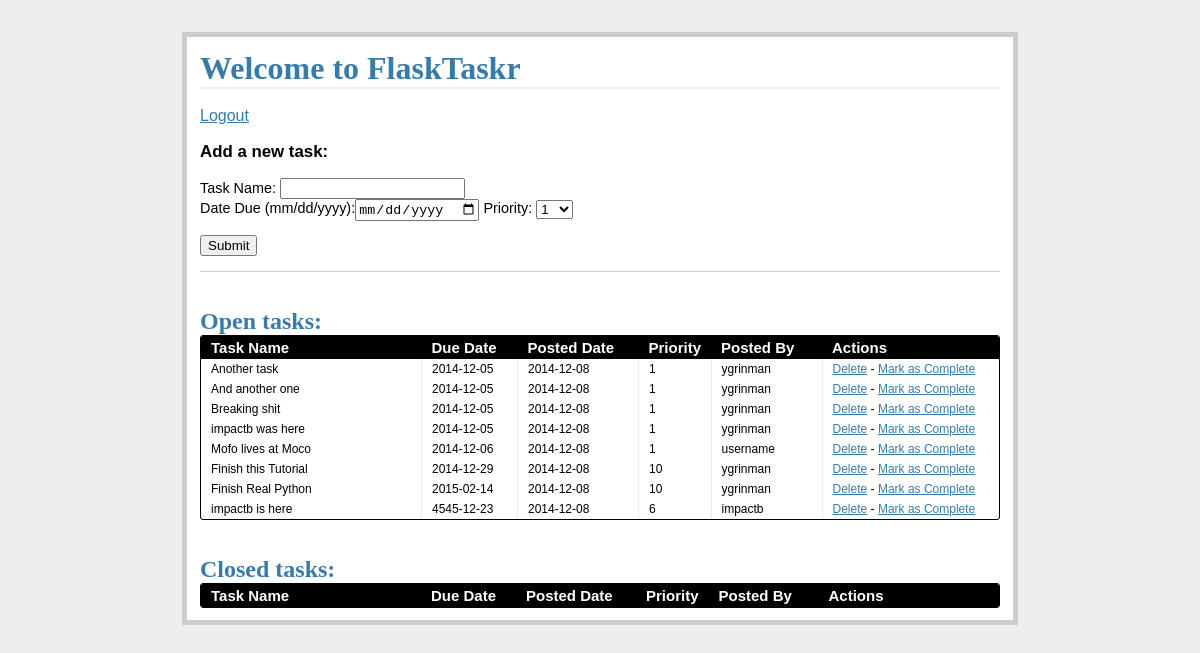
/tasks/ (signed in), run on an earlier commit of the app's database.
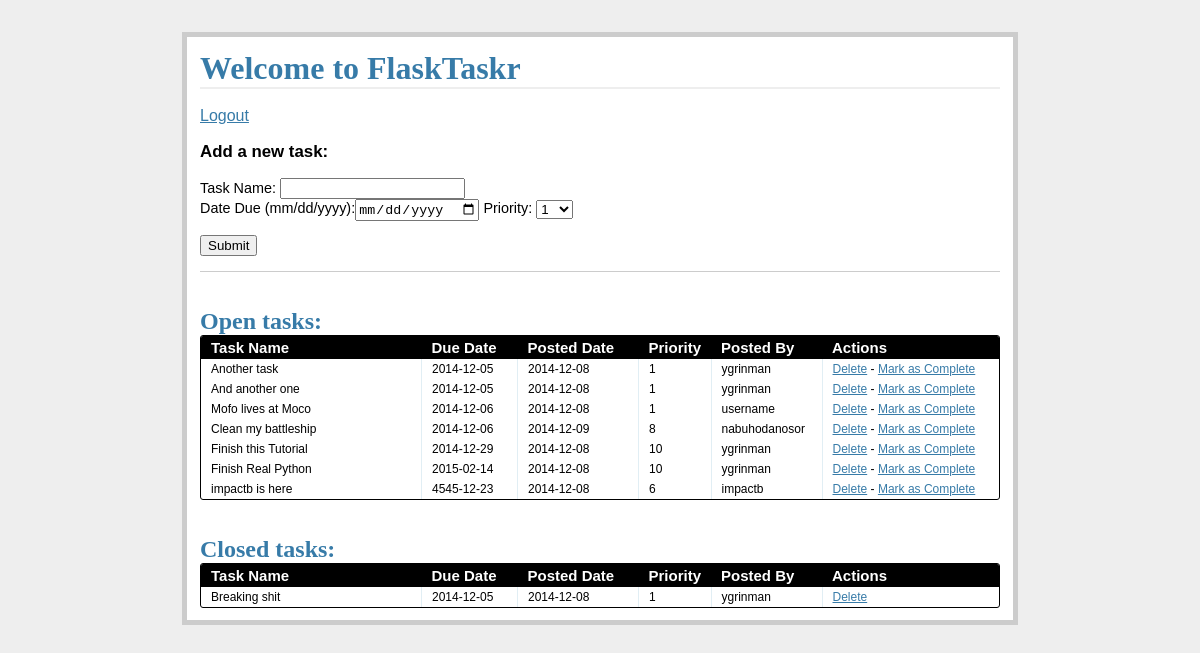
And on a later commit of the database.
### models.py (models this page shows, shortened)
class Task(db.Model):
	import datetime
	__tablename__ = "tasks"
	task_id = db.Column(db.Integer, primary_key=True)
	name = db.Column(db.String, nullable=False)
	due_date = db.Column(db.Date, nullable=False)
	priority = db.Column(db.Integer, nullable=False)
	posted_date = db.Column(db.Date, default=datetime.datetime.utcnow())
	status = db.Column(db.Integer)
	user_id = db.Column(db.Integer, db.ForeignKey('users.id'))

class User(db.Model):
	__tablename__ = "users"
	id = db.Column(db.Integer, primary_key=True)
	name = db.Column(db.String, unique=True, nullable=False)
	email = db.Column(db.String, unique=True, nullable=False)
	password = db.Column(db.String, nullable=False)
	tasks = db.relationship('Task', backref='poster')

### views.py (the view)
@app.route('/tasks/')
@login_required
def tasks():
	open_tasks = db.session.query(Task) \
		.filter_by(status='1').order_by(Task.due_date.asc())
	closed_tasks = db.session.query(Task) \
		.filter_by(status='0').order_by(Task.due_date.asc())
	return render_template(
		'tasks.html',
		form=AddTaskForm(request.form),
		open_tasks=open_tasks,
		closed_tasks=closed_tasks
	)

### forms.py
class AddTaskForm(Form):
    task_id = IntegerField('Priority')
    name = TextField('Task Name', validators=[DataRequired()])
    due_date = DateField(
        'Date Due (mm/dd/yyyy)',
        validators=[DataRequired()], format='%m/%d/%Y'
    )
    priority = SelectField(
        'Priority',
        validators=[DataRequired()],
        choices=[
            ('1', '1'), ('2', '2'), ('3', '3'), ('4', '4'), ('5', '5'),
            ('6', '6'), ('7', '7'), ('8', '8'), ('9', '9'), ('10', '10')
        ]
    )
    status = IntegerField('Status')

### views.py (called while the page is built)
def login_required(test):
	@wraps(test)
	def wrap(*args, **kwargs):
		if 'logged_in' in session:
			return test(*args, **kwargs)
		else:
			flash('You need to login first.')
			return redirect(url_for('login'))
	return wrap

### templates/tasks.html (shortened to what this page needs)
{% extends "template.html" %}
{% block content %}
  <h1>Welcome to FlaskTaskr</h1>
  <br>
  <a href="/logout">Logout</a>
  <div class="add-task">
    <h3>Add a new task:</h3>
      <form action="{{ url_for('new_task') }}" method="post">
        <p>{{ form.name.label }}: {{ form.name }}<br>{{ form.due_date.label }}:{{ form.due_date }}&nbsp;{{ form.priority.label }}: {{ form.priority }}</p>
        <p><input type="submit" value="Submit"></p>
      </form>
  </div>
  <div class="entries">
    <br>
    <br>
    <h2>Open tasks:</h2>
    <div class="datagrid">
      <table>
        <thead>
          <tr>
            <th width="200px"><strong>Task Name</strong></th>
            <th width="75px"><strong>Due Date</strong></th>
            <th width="100px"><strong>Posted Date</strong></th>
            <th width="50px"><strong>Priority</strong></th>
            <th width="90px"><strong>Posted By</strong></th>
            <th><strong>Actions</strong></th>
          </tr>
        </thead>
        {% for o in open_tasks %}
          <tr>
            <td width="200px">{{ o.name }}</td>
            <td width="75px">{{ o.due_date }}</td>
            <td width="100px">{{ o.posted_date }}</td>
            <td width="50px">{{ o.priority }}</td>
            <td width="90px">{{ o.poster.name }}</td>
            <td>
              <a href="{{ url_for('delete_entry', task_id = o.task_id) }}">Delete</a>  -
              <a href="{{ url_for('complete', task_id = o.task_id) }}">Mark as Complete</a>
            </td>
          </tr>
        {% endfor %}
      </table>
    </div>
  </div>
  <br>
  <br>
  <div class="entries">
    <h2>Closed tasks:</h2>
    <div class="datagrid">
      <table>
        <thead>
          <tr>
            <th width="200px"><strong>Task Name</strong></th>
            <th width="75px"><strong>Due Date</strong></th>
            <th width="100px"><strong>Posted Date</strong></th>
            <th width="50px"><strong>Priority</strong></th>
            <th width="90px"><strong>Posted By</strong></th>
            <th><strong>Actions</strong></th>
          </tr>
        </thead>
        {% for c in closed_tasks %}
          <tr>
            <td width="200px">{{ c.name }}</td>
            <td width="75px">{{ c.due_date }}</td>
            <td width="100px">{{ c.posted_date }}</td>
            <td width="50px">{{ c.priority }}</td>
            <td width="90px">{{ c.poster.name }}</td>
            <td>
               <a href="{{ url_for('delete_entry', task_id = c.task_id) }}">Delete</a>
            </td>
          </tr>
        {% endfor %}
      </table>
    </div>
{% endblock %}

### templates/template.html (shortened to what this page needs)
<!DOCTYPE html>
<html>
	<head>
		<link rel="stylesheet" href="{{ url_for('static', filename='css/styles.css') }}">
	</head>
	<body>
		<div class="page">
			{% block content %}
			{% endblock %}
	</body>
</html>

### static/css/styles.css (style rules this page uses)
body { font-family: sans-serif; background: #eee; }
a, h1, h2 { color: #377BA8; }
h1, h2 { font-family: 'Georgia', serif; margin: 0; }
h1 { border-bottom: 2px solid #eee; }
h2 { font-size: 1.5em; }
.page { margin: 2em auto; width: 50em; border: 5px solid #ccc; padding: 0.8em; background: white; }
.entries { list-style: none; margin: 0; padding: 0; }
.add-task { font-size: 0.9em; border-bottom: 1px solid #ccc; }
.datagrid table { border-collapse: collapse; text-align: left; width: 100%; }
.datagrid { background: #fff; overflow: hidden; border: 1px solid #000000; border-radius: 3px; }
.datagrid table td, .datagrid table th { padding: 3px 10px; }
.datagrid table thead th { background-color: #000000; color: #FFFFFF; font-size: 15px; font-weight: bold; }
.datagrid table thead th:first-child { border: none; }
.datagrid table tbody td { color: #000000; border-left: 1px solid #E1EEF4; font-size: 12px; font-weight: normal; }
.datagrid table tbody td:first-child { border-left: none; }
.datagrid table tbody tr:last-child td { border-bottom: none; }

What changed in the data, as far as the page shows it:
removed Task: name "impactb was here", due_date "2014-12-05", posted_date "2014-12-08", priority "1", poster.name "ygrinman", shown under "Open tasks:"
added Task: name "Clean my battleship", due_date "2014-12-06", posted_date "2014-12-09", priority "8", poster.name "nabuhodanosor", shown under "Open tasks:"
changed Task "Breaking shit": moves from the list under "Open tasks:" to the list under "Closed tasks:"
